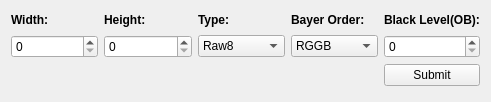
<?xml version="1.0" encoding="UTF-8"?>
<ui version="4.0">
 <class>fqqBayerInfo</class>
 <widget class="QWidget" name="fqqBayerInfo">
  <property name="geometry">
   <rect>
    <x>0</x>
    <y>0</y>
    <width>491</width>
    <height>102</height>
   </rect>
  </property>
  <property name="windowTitle">
   <string>BayerInfo input</string>
  </property>
  <widget class="QWidget" name="gridLayoutWidget">
   <property name="geometry">
    <rect>
     <x>0</x>
     <y>0</y>
     <width>491</width>
     <height>97</height>
    </rect>
   </property>
   <layout class="QGridLayout" name="gridLayout">
    <item row="0" column="1">
     <widget class="QLabel" name="label_2">
      <property name="text">
       <string>&lt;html&gt;&lt;head/&gt;&lt;body&gt;&lt;p&gt;&lt;span style=&quot; font-weight:600;&quot;&gt;Height:&lt;/span&gt;&lt;/p&gt;&lt;/body&gt;&lt;/html&gt;</string>
      </property>
     </widget>
    </item>
    <item row="0" column="2">
     <widget class="QLabel" name="label_3">
      <property name="text">
       <string>&lt;html&gt;&lt;head/&gt;&lt;body&gt;&lt;p&gt;&lt;span style=&quot; font-weight:600;&quot;&gt;Type:&lt;/span&gt;&lt;/p&gt;&lt;/body&gt;&lt;/html&gt;</string>
      </property>
     </widget>
    </item>
    <item row="1" column="2">
     <widget class="QComboBox" name="comboBox_Type">
      <item>
       <property name="text">
        <string>Raw8</string>
       </property>
      </item>
      <item>
       <property name="text">
        <string>Raw10</string>
       </property>
      </item>
     </widget>
    </item>
    <item row="0" column="0">
     <widget class="QLabel" name="label">
      <property name="text">
       <string>&lt;html&gt;&lt;head/&gt;&lt;body&gt;&lt;p&gt;&lt;span style=&quot; font-weight:600;&quot;&gt;Width:&lt;/span&gt;&lt;/p&gt;&lt;/body&gt;&lt;/html&gt;</string>
      </property>
     </widget>
    </item>
    <item row="1" column="0">
     <widget class="QSpinBox" name="spinBox_Width">
      <property name="maximum">
       <number>10000</number>
      </property>
     </widget>
    </item>
    <item row="0" column="3">
     <widget class="QLabel" name="label_4">
      <property name="text">
       <string>&lt;html&gt;&lt;head/&gt;&lt;body&gt;&lt;p&gt;&lt;span style=&quot; font-weight:600;&quot;&gt;Bayer Order:&lt;/span&gt;&lt;/p&gt;&lt;/body&gt;&lt;/html&gt;</string>
      </property>
     </widget>
    </item>
    <item row="1" column="1">
     <widget class="QSpinBox" name="spinBox_Height">
      <property name="maximum">
       <number>10000</number>
      </property>
     </widget>
    </item>
    <item row="1" column="3">
     <widget class="QComboBox" name="comboBox_BayerOrder">
      <property name="editable">
       <bool>false</bool>
      </property>
      <property name="currentText">
       <string>RGGB</string>
      </property>
      <property name="maxVisibleItems">
       <number>4</number>
      </property>
      <item>
       <property name="text">
        <string>RGGB</string>
       </property>
      </item>
      <item>
       <property name="text">
        <string>GRBG</string>
       </property>
      </item>
      <item>
       <property name="text">
        <string>GBRG</string>
       </property>
      </item>
      <item>
       <property name="text">
        <string>BGGR</string>
       </property>
      </item>
     </widget>
    </item>
    <item row="0" column="4">
     <widget class="QLabel" name="label_5">
      <property name="text">
       <string>&lt;html&gt;&lt;head/&gt;&lt;body&gt;&lt;p&gt;&lt;span style=&quot; font-weight:600;&quot;&gt;Black Level(OB):&lt;/span&gt;&lt;/p&gt;&lt;/body&gt;&lt;/html&gt;</string>
      </property>
     </widget>
    </item>
    <item row="1" column="4">
     <widget class="QSpinBox" name="spinBox_BlackLevel"/>
    </item>
    <item row="2" column="4">
     <widget class="QPushButton" name="pushButton_Submit">
      <property name="text">
       <string>Submit</string>
      </property>
     </widget>
    </item>
   </layout>
  </widget>
 </widget>
 <layoutdefault spacing="6" margin="11"/>
 <resources/>
 <connections/>
</ui>
